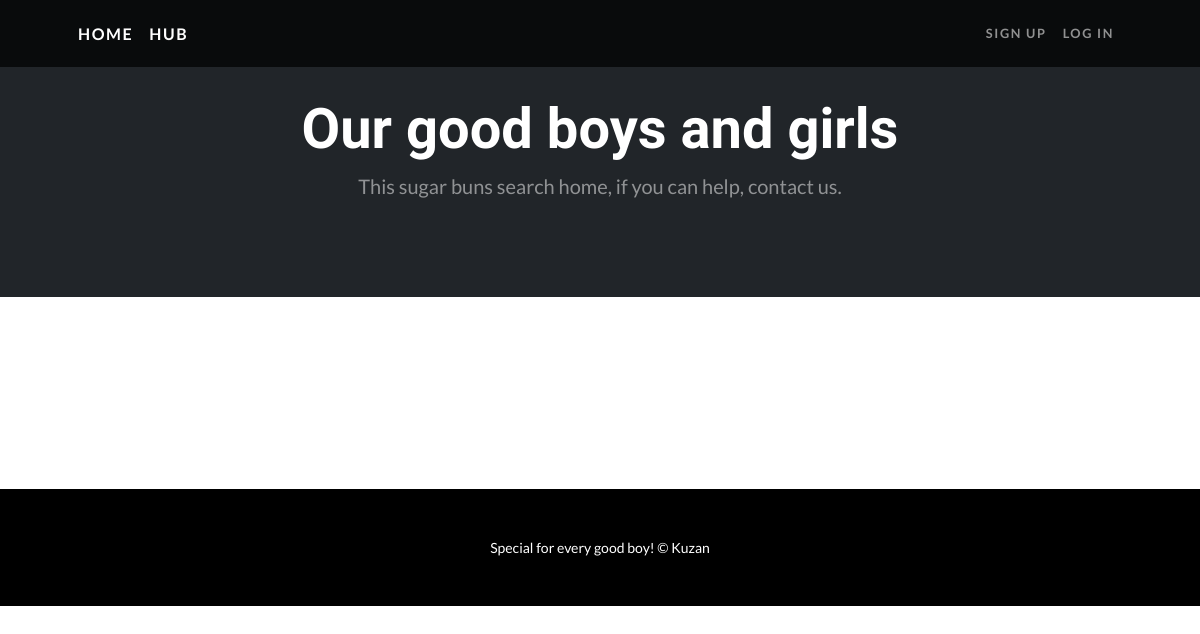
Before: /hub with the older database file.
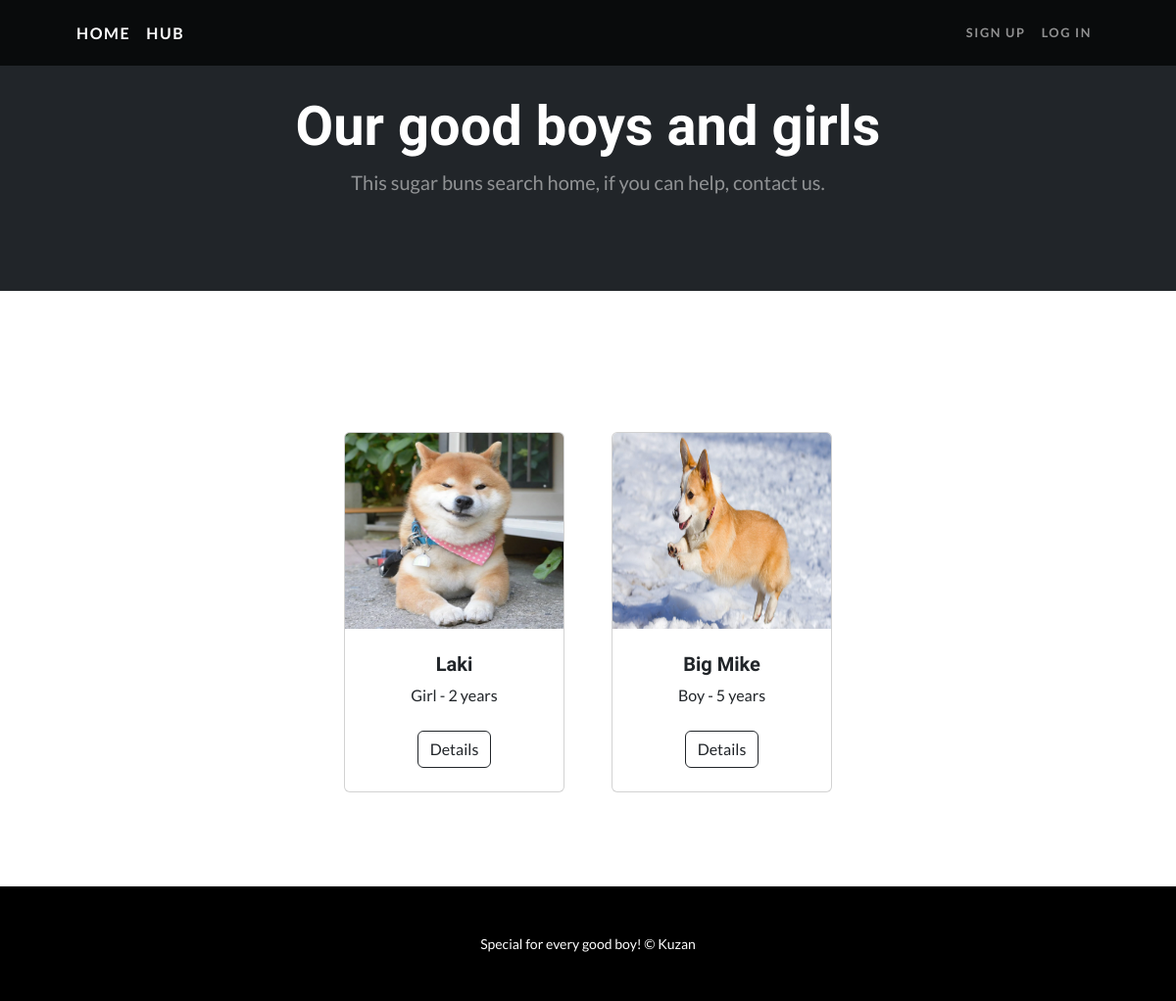
After: the same page with the newer database file.
### hub/models.py (models this page shows, shortened)
class PhotoDoggyModel(models.Model):
    image = models.FileField(upload_to='uploads/DoggyPhoto')
    doggy = models.ForeignKey(HubDoggyModel, on_delete=models.SET_NULL, null=True, blank=True, related_name='photos')

class HubDoggyModel(models.Model):
    GENDER_DOGGY = [
        ('Boy', "Boy"),
        ('Girl', "Girl")
    ]
    name = models.CharField(max_length=255, blank=False, null=False)
    age_old = models.IntegerField(blank=False, null=False, validators=[MaxValueValidator(22)])
    months_old = models.IntegerField(blank=False, null=False, validators=[MaxValueValidator(12)])
    gender = models.CharField(max_length=4, choices=GENDER_DOGGY, default="Boy")
    place = models.CharField(max_length=255, blank=False, null=False)
    slug = models.SlugField(default='', null=False, db_index=True)
    price = models.IntegerField(blank=True, null=False, validators=[MinValueValidator(1)], default=0)

### hub/views.py (the view)
# urls.py: path('hub', views.HubPageView.as_view(), name="hub_page"),
class HubPageView(ListView):
    doggyes = HubDoggyModel.objects.all()
    for doggy in doggyes:
        doggy.save()
    model = HubDoggyModel
    template_name = 'hub/hubpage.html'
    context_object_name = 'pets'

### templates/hub/hubpage.html (shortened to what this page needs)
{% extends 'base.html' %}
{% load static %}
{% block content %}
{% include "navigation.html" %}
<header class="bg-dark py-5">
    <div class="container px-4 px-lg-5 my-5">
        <div class="text-center text-white">
            <h1 class="display-4 fw-bolder">Our good boys and girls</h1>
            <p class="lead fw-normal text-white-50 mb-0">This sugar buns search home, if you can help, contact us.</p>
        </div>
    </div>
</header>
<br><br>
<section class="py-5">
    <div class="container px-4 px-lg-5 mt-5">
        <div class="row gx-4 gx-lg-5 row-cols-2 row-cols-md-3 row-cols-xl-4 justify-content-center">
            {% for pet in pets %}
            <div class="col mb-5">
                <div class="card h-100">
                    {% for photo in pet.photos.all %}
                        <img class="card-img-top" src="{{ photo.image.url }}" alt="..." width="600" height="200"/>
                    {% endfor %}
                    <div class="card-body p-4">
                        <div class="text-center">
                            <h5 class="fw-bolder">{{ pet.name }}</h5>
                            {{ pet.gender }} - {{ pet.age_old }} years
                        </div>
                    </div>
                    <div class="card-footer p-4 pt-0 border-top-0 bg-transparent">
                        <div class="text-center"><a class="btn btn-outline-dark mt-auto" href="hub/{{pet.slug}}{{pet.id}}">Details</a></div>
                    </div>
                </div>
            </div>
            {% endfor%}
        </div>
    </div>
</section>
{% include 'footer.html' %}
{% endblock %}

### templates/base.html (shortened to what this page needs)
{% load static %}
<!DOCTYPE html>
<html lang="en">
<head>
        <link href="https://cdn.jsdelivr.net/npm/bootstrap-icons@1.5.0/font/bootstrap-icons.css" rel="stylesheet" />
        <link href="{% static 'hub/css/styles.css' %}" rel="stylesheet" />
</head>
<body>
{% block content %}
{% endblock %}
</body>
</html>

### templates/navigation.html (shortened to what this page needs)
{% extends 'base.html' %}
{% block content %}
<nav class="navbar navbar-expand-lg navbar-dark navbar-custom fixed-top">
  <div class="container px-5">
    <a class="navbar-brand" href="/">Home</a>
    <a class="navbar-brand" href="/hub">Hub</a>
    <div class="collapse navbar-collapse" id="navbarResponsive">
      <ul class="navbar-nav ms-auto">
        {% if request.user.is_authenticated %}
        <li class="nav-item"><a class="nav-link" href="user/{{user.profile.slug}}">{{ user.username }}</a></li>
        <li class="nav-item"><a class="nav-link" href="{% url 'logout_page' %}">Log Out</a></li>
        {% else %}
        <li class="nav-item"><a class="nav-link" href="{% url 'register_page' %}">Sign Up</a></li>
        <li class="nav-item"><a class="nav-link" href="{% url 'login_page' %}">Log In</a></li>
        {% endif %}
      </ul>
    </div>
  </div>
</nav>
{% endblock %}

### templates/footer.html
{% extends 'base.html' %}
{% block content %}
<footer class="py-5 bg-black">
    <div class="container px-5"><p class="m-0 text-center text-white small">Special for every good boy! &copy; Kuzan</p></div>
</footer>
{% endblock %}

Changed rows visible on the page:
added HubDoggyModel: name "Laki", gender "Girl", age_old "2"
added PhotoDoggyModel: image (picture), shown under "Laki"
added HubDoggyModel: name "Big Mike", gender "Boy", age_old "5"
added PhotoDoggyModel: image (picture), shown under "Big Mike"
